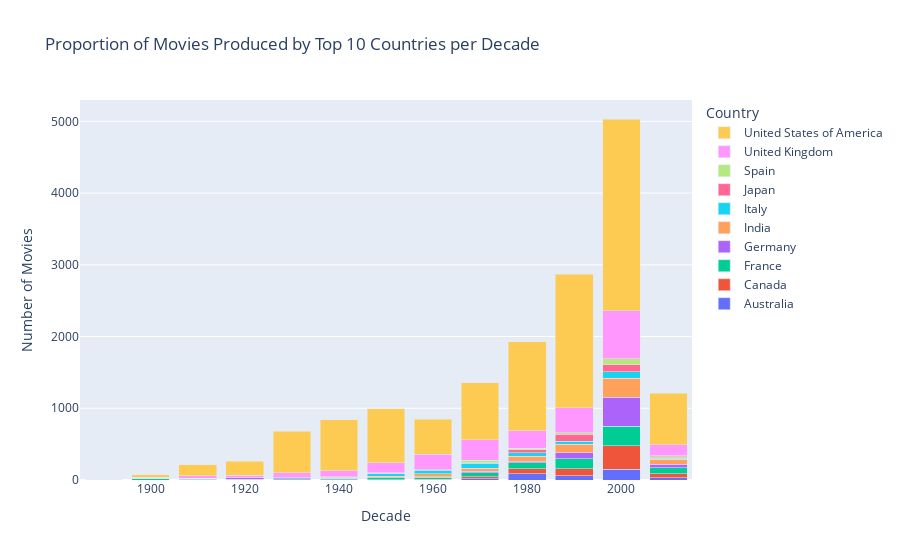

The notebook cell this image was saved under:
### Code cell
import plotly.graph_objects as go
# Create the interactive figure
fig = go.Figure()

for country in movies_per_decade_countries.columns:
    fig.add_trace(go.Bar(
        x=movies_per_decade_countries.index,  # Decades
        y=movies_per_decade_countries[country],  # Number of movies
        name=country,
        hovertemplate='Percentage: %{customdata:.2f}%',
        customdata=100 * movies_per_decade_countries[country] / movies_per_decade_countries.sum(axis=1)
    ))

# Update layout for better visual appeal
fig.update_layout(
    title='Proportion of Movies Produced by Top 10 Countries per Decade',
    xaxis_title='Decade',
    yaxis_title='Number of Movies',
    barmode='stack',
    legend_title='Country',
    hovermode='x'
)

# Show the figure
fig.show()

### Figure 1 — Plotly figure (JSON) as saved in the notebook; plotly's stock layout.template omitted (floating-point values rounded to 4 significant figures)
{"data": [{"customdata": [0, 0, 0, 0.3802, 0.4405, 0, 0.3027, 0, 1.183, 4.411, 2.022, 3.02, 2.475], "hovertemplate": "Percentage: %{customdata:.2f}%", "name": "Australia", "type": "bar", "x": [1890, 1900, 1910, 1920, 1930, 1940, 1950, 1960, 1970, 1980, 1990, 2000, 2010], "y": [0, 0, 0, 1, 3, 0, 3, 0, 16, 85, 58, 152, 30]}, {"customdata": [0, 0, 0, 0, 0.4405, 0.1189, 0.3027, 1.531, 1.922, 3.788, 3.556, 6.418, 4.95], "hovertemplate": "Percentage: %{customdata:.2f}%", "name": "Canada", "type": "bar", "x": [1890, 1900, 1910, 1920, 1930, 1940, 1950, 1960, 1970, 1980, 1990, 2000, 2010], "y": [0, 0, 0, 0, 3, 1, 3, 13, 26, 73, 102, 323, 60]}, {"customdata": [100, 32.43, 6.047, 3.042, 1.762, 2.14, 2.523, 3.298, 4.139, 4.255, 4.637, 5.404, 6.766], "hovertemplate": "Percentage: %{customdata:.2f}%", "name": "France", "type": "bar", "x": [1890, 1900, 1910, 1920, 1930, 1940, 1950, 1960, 1970, 1980, 1990, 2000, 2010], "y": [4, 24, 13, 8, 12, 18, 25, 28, 56, 82, 133, 272, 82]}, {"customdata": [0, 0, 5.581, 7.985, 1.909, 0.7134, 0.2018, 0.7067, 1.848, 1.09, 3.138, 8.067, 3.96], "hovertemplate": "Percentage: %{customdata:.2f}%", "name": "Germany", "type": "bar", "x": [1890, 1900, 1910, 1920, 1930, 1940, 1950, 1960, 1970, 1980, 1990, 2000, 2010], "y": [0, 0, 12, 21, 13, 6, 2, 6, 25, 21, 90, 406, 48]}, {"customdata": [0, 0, 0, 0.3802, 0.2937, 1.427, 2.22, 5.065, 3.252, 3.684, 4.045, 5.245, 5.941], "hovertemplate": "Percentage: %{customdata:.2f}%", "name": "India", "type": "bar", "x": [1890, 1900, 1910, 1920, 1930, 1940, 1950, 1960, 1970, 1980, 1990, 2000, 2010], "y": [0, 0, 0, 1, 2, 12, 22, 43, 44, 71, 116, 264, 72]}, {"customdata": [0, 12.16, 0.9302, 0.7605, 0.1468, 1.07, 3.532, 5.183, 4.952, 2.647, 1.395, 1.888, 0.6601], "hovertemplate": "Percentage: %{customdata:.2f}%", "name": "Italy", "type": "bar", "x": [1890, 1900, 1910, 1920, 1930, 1940, 1950, 1960, 1970, 1980, 1990, 2000, 2010], "y": [0, 9, 2, 2, 1, 9, 35, 44, 67, 51, 40, 95, 8]}, {"customdata": [0, 0, 0, 0, 0, 0, 0.7064, 0.8245, 0.5174, 2.076, 3.556, 1.888, 1.403], "hovertemplate": "Percentage: %{customdata:.2f}%", "name": "Japan", "type": "bar", "x": [1890, 1900, 1910, 1920, 1930, 1940, 1950, 1960, 1970, 1980, 1990, 2000, 2010], "y": [0, 0, 0, 0, 0, 0, 7, 7, 7, 40, 102, 95, 17]}, {"customdata": [0, 0, 0, 0, 0, 0.1189, 0.7064, 0.5889, 2.661, 1.038, 0.7322, 1.689, 1.568], "hovertemplate": "Percentage: %{customdata:.2f}%", "name": "Spain", "type": "bar", "x": [1890, 1900, 1910, 1920, 1930, 1940, 1950, 1960, 1970, 1980, 1990, 2000, 2010], "y": [0, 0, 0, 0, 0, 1, 7, 5, 36, 20, 21, 85, 19]}, {"customdata": [0, 4.054, 14.88, 12.55, 9.398, 9.631, 13.72, 25.09, 21.14, 12.77, 12.1, 13.31, 12.95], "hovertemplate": "Percentage: %{customdata:.2f}%", "name": "United Kingdom", "type": "bar", "x": [1890, 1900, 1910, 1920, 1930, 1940, 1950, 1960, 1970, 1980, 1990, 2000, 2010], "y": [0, 3, 32, 33, 64, 81, 136, 213, 286, 246, 347, 670, 157]}, {"customdata": [0, 51.35, 72.56, 74.9, 85.61, 84.78, 75.78, 57.71, 58.39, 64.24, 64.82, 53.07, 59.32], "hovertemplate": "Percentage: %{customdata:.2f}%", "name": "United States of America", "type": "bar", "x": [1890, 1900, 1910, 1920, 1930, 1940, 1950, 1960, 1970, 1980, 1990, 2000, 2010], "y": [0, 38, 156, 197, 583, 713, 751, 490, 790, 1238, 1859, 2671, 719]}], "layout": {"barmode": "stack", "hovermode": "x", "legend": {"title": {"text": "Country"}}, "title": {"text": "Proportion of Movies Produced by Top 10 Countries per Decade"}, "xaxis": {"title": {"text": "Decade"}}, "yaxis": {"title": {"text": "Number of Movies"}}}}
